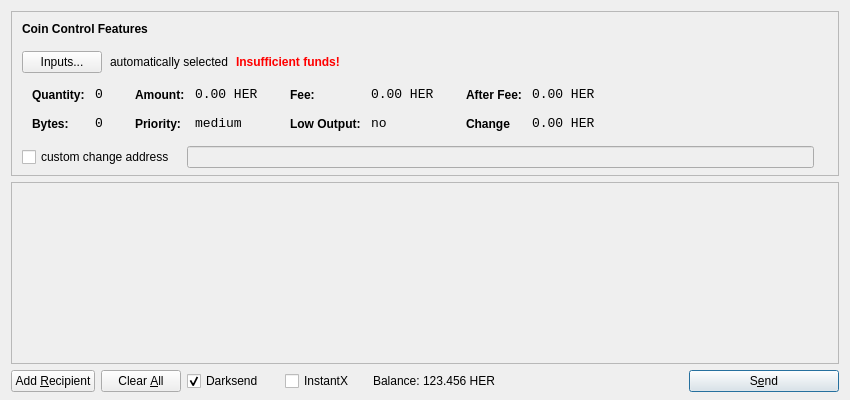
<?xml version="1.0" encoding="UTF-8"?>
<ui version="4.0">
 <class>SendCoinsDialog</class>
 <widget class="QDialog" name="SendCoinsDialog">
  <property name="geometry">
   <rect>
    <x>0</x>
    <y>0</y>
    <width>850</width>
    <height>400</height>
   </rect>
  </property>
  <property name="windowTitle">
   <string>Send Coins</string>
  </property>
  <layout class="QVBoxLayout" name="verticalLayout" stretch="0,1,0">
   <property name="bottomMargin">
    <number>8</number>
   </property>
   <item>
    <widget class="QFrame" name="frameCoinControl">
     <property name="sizePolicy">
      <sizepolicy hsizetype="Expanding" vsizetype="Expanding">
       <horstretch>0</horstretch>
       <verstretch>0</verstretch>
      </sizepolicy>
     </property>
     <property name="maximumSize">
      <size>
       <width>16777215</width>
       <height>16777215</height>
      </size>
     </property>
     <property name="frameShape">
      <enum>QFrame::StyledPanel</enum>
     </property>
     <property name="frameShadow">
      <enum>QFrame::Sunken</enum>
     </property>
     <layout class="QVBoxLayout" name="verticalLayoutCoinControl2">
      <property name="spacing">
       <number>-1</number>
      </property>
      <property name="leftMargin">
       <number>0</number>
      </property>
      <property name="topMargin">
       <number>0</number>
      </property>
      <property name="rightMargin">
       <number>0</number>
      </property>
      <property name="bottomMargin">
       <number>6</number>
      </property>
      <item>
       <layout class="QVBoxLayout" name="verticalLayoutCoinControl" stretch="0,0,0,0,1">
        <property name="spacing">
         <number>0</number>
        </property>
        <property name="leftMargin">
         <number>10</number>
        </property>
        <property name="topMargin">
         <number>10</number>
        </property>
        <item>
         <layout class="QHBoxLayout" name="horizontalLayoutCoinControl1">
          <property name="bottomMargin">
           <number>15</number>
          </property>
          <item>
           <widget class="QLabel" name="labelCoinControlFeatures">
            <property name="sizePolicy">
             <sizepolicy hsizetype="Preferred" vsizetype="Maximum">
              <horstretch>0</horstretch>
              <verstretch>0</verstretch>
             </sizepolicy>
            </property>
            <property name="font">
             <font>
              <weight>75</weight>
              <bold>true</bold>
             </font>
            </property>
            <property name="styleSheet">
             <string notr="true">font-weight:bold;</string>
            </property>
            <property name="text">
             <string>Coin Control Features</string>
            </property>
           </widget>
          </item>
         </layout>
        </item>
        <item>
         <layout class="QHBoxLayout" name="horizontalLayoutCoinControl2" stretch="0,0,0,0">
          <property name="spacing">
           <number>8</number>
          </property>
          <property name="bottomMargin">
           <number>10</number>
          </property>
          <item>
           <widget class="QPushButton" name="pushButtonCoinControl">
            <property name="styleSheet">
             <string notr="true"/>
            </property>
            <property name="text">
             <string>Inputs...</string>
            </property>
           </widget>
          </item>
          <item>
           <widget class="QLabel" name="labelCoinControlAutomaticallySelected">
            <property name="text">
             <string>automatically selected</string>
            </property>
            <property name="margin">
             <number>5</number>
            </property>
           </widget>
          </item>
          <item>
           <widget class="QLabel" name="labelCoinControlInsuffFunds">
            <property name="font">
             <font>
              <weight>75</weight>
              <bold>true</bold>
             </font>
            </property>
            <property name="styleSheet">
             <string notr="true">color:red;font-weight:bold;</string>
            </property>
            <property name="text">
             <string>Insufficient funds!</string>
            </property>
            <property name="margin">
             <number>5</number>
            </property>
           </widget>
          </item>
          <item>
           <spacer name="horizontalSpacerCoinControl">
            <property name="orientation">
             <enum>Qt::Horizontal</enum>
            </property>
            <property name="sizeHint" stdset="0">
             <size>
              <width>40</width>
              <height>1</height>
             </size>
            </property>
           </spacer>
          </item>
         </layout>
        </item>
        <item>
         <widget class="QWidget" name="widgetCoinControl" native="true">
          <property name="sizePolicy">
           <sizepolicy hsizetype="Preferred" vsizetype="Preferred">
            <horstretch>0</horstretch>
            <verstretch>0</verstretch>
           </sizepolicy>
          </property>
          <property name="minimumSize">
           <size>
            <width>0</width>
            <height>0</height>
           </size>
          </property>
          <property name="styleSheet">
           <string notr="true"/>
          </property>
          <layout class="QHBoxLayout" name="horizontalLayoutCoinControl5">
           <property name="margin">
            <number>0</number>
           </property>
           <item>
            <layout class="QHBoxLayout" name="horizontalLayoutCoinControl3" stretch="0,0,0,1">
             <property name="spacing">
              <number>20</number>
             </property>
             <property name="topMargin">
              <number>0</number>
             </property>
             <property name="bottomMargin">
              <number>10</number>
             </property>
             <item>
              <layout class="QFormLayout" name="formLayoutCoinControl1">
               <property name="horizontalSpacing">
                <number>10</number>
               </property>
               <property name="verticalSpacing">
                <number>14</number>
               </property>
               <property name="leftMargin">
                <number>10</number>
               </property>
               <property name="topMargin">
                <number>4</number>
               </property>
               <property name="rightMargin">
                <number>6</number>
               </property>
               <item row="0" column="0">
                <widget class="QLabel" name="labelCoinControlQuantityText">
                 <property name="styleSheet">
                  <string notr="true">font-weight:bold;</string>
                 </property>
                 <property name="text">
                  <string>Quantity:</string>
                 </property>
                 <property name="margin">
                  <number>0</number>
                 </property>
                </widget>
               </item>
               <item row="0" column="1">
                <widget class="QLabel" name="labelCoinControlQuantity">
                 <property name="font">
                  <font>
                   <family>Monospace</family>
                   <pointsize>10</pointsize>
                  </font>
                 </property>
                 <property name="cursor">
                  <cursorShape>IBeamCursor</cursorShape>
                 </property>
                 <property name="contextMenuPolicy">
                  <enum>Qt::ActionsContextMenu</enum>
                 </property>
                 <property name="text">
                  <string>0</string>
                 </property>
                 <property name="margin">
                  <number>0</number>
                 </property>
                 <property name="textInteractionFlags">
                  <set>Qt::LinksAccessibleByMouse|Qt::TextSelectableByKeyboard|Qt::TextSelectableByMouse</set>
                 </property>
                </widget>
               </item>
               <item row="1" column="0">
                <widget class="QLabel" name="labelCoinControlBytesText">
                 <property name="styleSheet">
                  <string notr="true">font-weight:bold;</string>
                 </property>
                 <property name="text">
                  <string>Bytes:</string>
                 </property>
                </widget>
               </item>
               <item row="1" column="1">
                <widget class="QLabel" name="labelCoinControlBytes">
                 <property name="font">
                  <font>
                   <family>Monospace</family>
                   <pointsize>10</pointsize>
                  </font>
                 </property>
                 <property name="cursor">
                  <cursorShape>IBeamCursor</cursorShape>
                 </property>
                 <property name="contextMenuPolicy">
                  <enum>Qt::ActionsContextMenu</enum>
                 </property>
                 <property name="text">
                  <string>0</string>
                 </property>
                 <property name="textInteractionFlags">
                  <set>Qt::LinksAccessibleByMouse|Qt::TextSelectableByKeyboard|Qt::TextSelectableByMouse</set>
                 </property>
                </widget>
               </item>
              </layout>
             </item>
             <item>
              <layout class="QFormLayout" name="formLayoutCoinControl2">
               <property name="horizontalSpacing">
                <number>10</number>
               </property>
               <property name="verticalSpacing">
                <number>14</number>
               </property>
               <property name="leftMargin">
                <number>6</number>
               </property>
               <property name="topMargin">
                <number>4</number>
               </property>
               <property name="rightMargin">
                <number>6</number>
               </property>
               <item row="0" column="0">
                <widget class="QLabel" name="labelCoinControlAmountText">
                 <property name="styleSheet">
                  <string notr="true">font-weight:bold;</string>
                 </property>
                 <property name="text">
                  <string>Amount:</string>
                 </property>
                 <property name="margin">
                  <number>0</number>
                 </property>
                </widget>
               </item>
               <item row="0" column="1">
                <widget class="QLabel" name="labelCoinControlAmount">
                 <property name="font">
                  <font>
                   <family>Monospace</family>
                   <pointsize>10</pointsize>
                  </font>
                 </property>
                 <property name="cursor">
                  <cursorShape>IBeamCursor</cursorShape>
                 </property>
                 <property name="contextMenuPolicy">
                  <enum>Qt::ActionsContextMenu</enum>
                 </property>
                 <property name="text">
                  <string>0.00 HER</string>
                 </property>
                 <property name="textInteractionFlags">
                  <set>Qt::LinksAccessibleByMouse|Qt::TextSelectableByKeyboard|Qt::TextSelectableByMouse</set>
                 </property>
                </widget>
               </item>
               <item row="1" column="0">
                <widget class="QLabel" name="labelCoinControlPriorityText">
                 <property name="styleSheet">
                  <string notr="true">font-weight:bold;</string>
                 </property>
                 <property name="text">
                  <string>Priority:</string>
                 </property>
                </widget>
               </item>
               <item row="1" column="1">
                <widget class="QLabel" name="labelCoinControlPriority">
                 <property name="font">
                  <font>
                   <family>Monospace</family>
                   <pointsize>10</pointsize>
                  </font>
                 </property>
                 <property name="cursor">
                  <cursorShape>IBeamCursor</cursorShape>
                 </property>
                 <property name="contextMenuPolicy">
                  <enum>Qt::ActionsContextMenu</enum>
                 </property>
                 <property name="text">
                  <string>medium</string>
                 </property>
                 <property name="textInteractionFlags">
                  <set>Qt::LinksAccessibleByMouse|Qt::TextSelectableByKeyboard|Qt::TextSelectableByMouse</set>
                 </property>
                </widget>
               </item>
              </layout>
             </item>
             <item>
              <layout class="QFormLayout" name="formLayoutCoinControl3">
               <property name="horizontalSpacing">
                <number>10</number>
               </property>
               <property name="verticalSpacing">
                <number>14</number>
               </property>
               <property name="leftMargin">
                <number>6</number>
               </property>
               <property name="topMargin">
                <number>4</number>
               </property>
               <property name="rightMargin">
                <number>6</number>
               </property>
               <item row="0" column="0">
                <widget class="QLabel" name="labelCoinControlFeeText">
                 <property name="styleSheet">
                  <string notr="true">font-weight:bold;</string>
                 </property>
                 <property name="text">
                  <string>Fee:</string>
                 </property>
                 <property name="margin">
                  <number>0</number>
                 </property>
                </widget>
               </item>
               <item row="0" column="1">
                <widget class="QLabel" name="labelCoinControlFee">
                 <property name="font">
                  <font>
                   <family>Monospace</family>
                   <pointsize>10</pointsize>
                  </font>
                 </property>
                 <property name="cursor">
                  <cursorShape>IBeamCursor</cursorShape>
                 </property>
                 <property name="contextMenuPolicy">
                  <enum>Qt::ActionsContextMenu</enum>
                 </property>
                 <property name="text">
                  <string>0.00 HER</string>
                 </property>
                 <property name="textInteractionFlags">
                  <set>Qt::LinksAccessibleByMouse|Qt::TextSelectableByKeyboard|Qt::TextSelectableByMouse</set>
                 </property>
                </widget>
               </item>
               <item row="1" column="0">
                <widget class="QLabel" name="labelCoinControlLowOutputText">
                 <property name="styleSheet">
                  <string notr="true">font-weight:bold;</string>
                 </property>
                 <property name="text">
                  <string>Low Output:</string>
                 </property>
                </widget>
               </item>
               <item row="1" column="1">
                <widget class="QLabel" name="labelCoinControlLowOutput">
                 <property name="font">
                  <font>
                   <family>Monospace</family>
                   <pointsize>10</pointsize>
                  </font>
                 </property>
                 <property name="cursor">
                  <cursorShape>IBeamCursor</cursorShape>
                 </property>
                 <property name="contextMenuPolicy">
                  <enum>Qt::ActionsContextMenu</enum>
                 </property>
                 <property name="text">
                  <string>no</string>
                 </property>
                 <property name="textInteractionFlags">
                  <set>Qt::LinksAccessibleByMouse|Qt::TextSelectableByKeyboard|Qt::TextSelectableByMouse</set>
                 </property>
                </widget>
               </item>
              </layout>
             </item>
             <item>
              <layout class="QFormLayout" name="formLayoutCoinControl4">
               <property name="horizontalSpacing">
                <number>10</number>
               </property>
               <property name="verticalSpacing">
                <number>14</number>
               </property>
               <property name="leftMargin">
                <number>6</number>
               </property>
               <property name="topMargin">
                <number>4</number>
               </property>
               <property name="rightMargin">
                <number>6</number>
               </property>
               <item row="0" column="0">
                <widget class="QLabel" name="labelCoinControlAfterFeeText">
                 <property name="styleSheet">
                  <string notr="true">font-weight:bold;</string>
                 </property>
                 <property name="text">
                  <string>After Fee:</string>
                 </property>
                 <property name="margin">
                  <number>0</number>
                 </property>
                </widget>
               </item>
               <item row="0" column="1">
                <widget class="QLabel" name="labelCoinControlAfterFee">
                 <property name="font">
                  <font>
                   <family>Monospace</family>
                   <pointsize>10</pointsize>
                  </font>
                 </property>
                 <property name="cursor">
                  <cursorShape>IBeamCursor</cursorShape>
                 </property>
                 <property name="contextMenuPolicy">
                  <enum>Qt::ActionsContextMenu</enum>
                 </property>
                 <property name="text">
                  <string>0.00 HER</string>
                 </property>
                 <property name="textInteractionFlags">
                  <set>Qt::LinksAccessibleByMouse|Qt::TextSelectableByKeyboard|Qt::TextSelectableByMouse</set>
                 </property>
                </widget>
               </item>
               <item row="1" column="0">
                <widget class="QLabel" name="labelCoinControlChangeText">
                 <property name="styleSheet">
                  <string notr="true">font-weight:bold;</string>
                 </property>
                 <property name="text">
                  <string>Change</string>
                 </property>
                </widget>
               </item>
               <item row="1" column="1">
                <widget class="QLabel" name="labelCoinControlChange">
                 <property name="font">
                  <font>
                   <family>Monospace</family>
                   <pointsize>10</pointsize>
                  </font>
                 </property>
                 <property name="cursor">
                  <cursorShape>IBeamCursor</cursorShape>
                 </property>
                 <property name="contextMenuPolicy">
                  <enum>Qt::ActionsContextMenu</enum>
                 </property>
                 <property name="text">
                  <string>0.00 HER</string>
                 </property>
                 <property name="textInteractionFlags">
                  <set>Qt::LinksAccessibleByMouse|Qt::TextSelectableByKeyboard|Qt::TextSelectableByMouse</set>
                 </property>
                </widget>
               </item>
              </layout>
             </item>
            </layout>
           </item>
          </layout>
         </widget>
        </item>
        <item>
         <layout class="QHBoxLayout" name="horizontalLayoutCoinControl4" stretch="0,0,0">
          <property name="spacing">
           <number>12</number>
          </property>
          <property name="sizeConstraint">
           <enum>QLayout::SetDefaultConstraint</enum>
          </property>
          <property name="topMargin">
           <number>5</number>
          </property>
          <property name="rightMargin">
           <number>5</number>
          </property>
          <item>
           <widget class="QCheckBox" name="checkBoxCoinControlChange">
            <property name="text">
             <string>custom change address</string>
            </property>
           </widget>
          </item>
          <item>
           <widget class="QLineEdit" name="lineEditCoinControlChange">
            <property name="enabled">
             <bool>false</bool>
            </property>
            <property name="sizePolicy">
             <sizepolicy hsizetype="Expanding" vsizetype="Fixed">
              <horstretch>0</horstretch>
              <verstretch>0</verstretch>
             </sizepolicy>
            </property>
           </widget>
          </item>
          <item>
           <widget class="QLabel" name="labelCoinControlChangeLabel">
            <property name="sizePolicy">
             <sizepolicy hsizetype="Preferred" vsizetype="Expanding">
              <horstretch>0</horstretch>
              <verstretch>0</verstretch>
             </sizepolicy>
            </property>
            <property name="minimumSize">
             <size>
              <width>0</width>
              <height>0</height>
             </size>
            </property>
            <property name="text">
             <string/>
            </property>
            <property name="margin">
             <number>3</number>
            </property>
           </widget>
          </item>
         </layout>
        </item>
        <item>
         <spacer name="verticalSpacerCoinControl">
          <property name="orientation">
           <enum>Qt::Vertical</enum>
          </property>
          <property name="sizeHint" stdset="0">
           <size>
            <width>800</width>
            <height>1</height>
           </size>
          </property>
         </spacer>
        </item>
       </layout>
      </item>
     </layout>
    </widget>
   </item>
   <item>
    <widget class="QScrollArea" name="scrollArea">
     <property name="widgetResizable">
      <bool>true</bool>
     </property>
     <widget class="QWidget" name="scrollAreaWidgetContents">
      <property name="geometry">
       <rect>
        <x>0</x>
        <y>0</y>
        <width>830</width>
        <height>165</height>
       </rect>
      </property>
      <layout class="QVBoxLayout" name="verticalLayout_2">
       <property name="margin">
        <number>0</number>
       </property>
       <item>
        <layout class="QVBoxLayout" name="entries">
         <property name="spacing">
          <number>6</number>
         </property>
        </layout>
       </item>
       <item>
        <spacer name="verticalSpacer">
         <property name="orientation">
          <enum>Qt::Vertical</enum>
         </property>
         <property name="sizeHint" stdset="0">
          <size>
           <width>20</width>
           <height>40</height>
          </size>
         </property>
        </spacer>
       </item>
      </layout>
     </widget>
    </widget>
   </item>
   <item>
    <layout class="QHBoxLayout" name="horizontalLayout">
     <item>
      <widget class="QPushButton" name="addButton">
       <property name="toolTip">
        <string>Send to multiple recipients at once</string>
       </property>
       <property name="text">
        <string>Add &amp;Recipient</string>
       </property>
       <property name="autoDefault">
        <bool>false</bool>
       </property>
      </widget>
     </item>
     <item>
      <widget class="QPushButton" name="clearButton">
       <property name="sizePolicy">
        <sizepolicy hsizetype="Minimum" vsizetype="Fixed">
         <horstretch>0</horstretch>
         <verstretch>0</verstretch>
        </sizepolicy>
       </property>
       <property name="toolTip">
        <string>Remove all transaction fields</string>
       </property>
       <property name="text">
        <string>Clear &amp;All</string>
       </property>
       <property name="autoRepeatDelay">
        <number>300</number>
       </property>
       <property name="autoDefault">
        <bool>false</bool>
       </property>
      </widget>
     </item>
     <item>
      <layout class="QHBoxLayout" name="horizontalLayout_2">
       <property name="spacing">
        <number>3</number>
       </property>
        <item>
        <widget class="QCheckBox" name="checkUseDarksend">
         <property name="minimumSize">
          <size>
           <width>95</width>
           <height>0</height>
          </size>
         </property>
         <property name="text">
          <string>Darksend</string>
         </property>
         <property name="checked">
          <bool>true</bool>
         </property>
        </widget>
       </item>
       <item>
        <widget class="QCheckBox" name="checkInstantX">
         <property name="enabled">
          <bool>true</bool>
         </property>
         <property name="minimumSize">
          <size>
           <width>85</width>
           <height>0</height>
          </size>
         </property>
         <property name="text">
          <string>InstantX</string>
         </property>
        </widget>
       </item>
       <item>
        <widget class="QLabel" name="label">
         <property name="sizePolicy">
          <sizepolicy hsizetype="Preferred" vsizetype="Fixed">
           <horstretch>0</horstretch>
           <verstretch>0</verstretch>
          </sizepolicy>
         </property>
         <property name="text">
          <string>Balance:</string>
         </property>
        </widget>
       </item>
       <item>
        <widget class="QLabel" name="labelBalance">
         <property name="sizePolicy">
          <sizepolicy hsizetype="Preferred" vsizetype="Fixed">
           <horstretch>0</horstretch>
           <verstretch>0</verstretch>
          </sizepolicy>
         </property>
         <property name="cursor">
          <cursorShape>IBeamCursor</cursorShape>
         </property>
         <property name="text">
          <string>123.456 HER</string>
         </property>
         <property name="textInteractionFlags">
          <set>Qt::LinksAccessibleByMouse|Qt::TextSelectableByKeyboard|Qt::TextSelectableByMouse</set>
         </property>
        </widget>
       </item>
      </layout>
     </item>
     <item>
      <spacer name="horizontalSpacer">
       <property name="orientation">
        <enum>Qt::Horizontal</enum>
       </property>
       <property name="sizeHint" stdset="0">
        <size>
         <width>40</width>
         <height>20</height>
        </size>
       </property>
      </spacer>
     </item>
     <item>
      <widget class="QPushButton" name="sendButton">
       <property name="minimumSize">
        <size>
         <width>150</width>
         <height>0</height>
        </size>
       </property>
       <property name="toolTip">
        <string>Confirm the send action</string>
       </property>
       <property name="text">
        <string>S&amp;end</string>
       </property>
       <property name="icon">
        <iconset resource="../bitcoin.qrc">
         <normaloff>:/icons/send</normaloff>:/icons/send</iconset>
       </property>
       <property name="default">
        <bool>true</bool>
       </property>
      </widget>
     </item>
    </layout>
   </item>
  </layout>
 </widget>
 <resources>
  <include location="../bitcoin.qrc"/>
 </resources>
 <connections/>
</ui>
